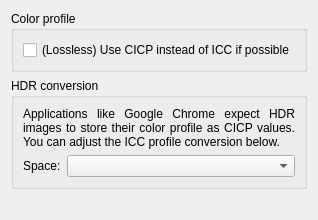
     <widget class="QWidget" name="tab">
      <attribute name="title">
       <string>Conversion settings</string>
      </attribute>
      <layout class="QVBoxLayout" name="verticalLayout_5">
       <item>
        <widget class="QGroupBox" name="colorProfileGrp">
         <property name="title">
          <string>Color profile</string>
         </property>
         <layout class="QFormLayout" name="formLayout_2">
          <item row="0" column="0">
           <widget class="QCheckBox" name="forceCicpLossless">
            <property name="toolTip">
             <string>&lt;html&gt;&lt;head/&gt;&lt;body&gt;&lt;p&gt;Use CICP if ICC profile is convertible to CICP on lossless, otherwise keep using ICC. Useful to make filesize even smaller (eg. for web delivery).&lt;/p&gt;&lt;/body&gt;&lt;/html&gt;</string>
            </property>
            <property name="text">
             <string>(Lossless) Use CICP instead of ICC if possible</string>
            </property>
           </widget>
          </item>
         </layout>
        </widget>
       </item>
       <item>
        <widget class="QGroupBox" name="hdrConversionGrp">
         <property name="title">
          <string>HDR conversion</string>
         </property>
         <layout class="QFormLayout" name="formLayout">
          <item row="0" column="0" colspan="2">
           <widget class="QLabel" name="explanationLabel">
            <property name="text">
             <string>Applications like Google Chrome expect HDR images to store their color profile as CICP values. You can adjust the ICC profile conversion below.</string>
            </property>
            <property name="alignment">
             <set>Qt::AlignmentFlag::AlignJustify|Qt::AlignmentFlag::AlignVCenter</set>
            </property>
            <property name="wordWrap">
             <bool>true</bool>
            </property>
           </widget>
          </item>
          <item row="1" column="0">
           <widget class="QLabel" name="spaceLabel">
            <property name="text">
             <string>Space:</string>
            </property>
           </widget>
          </item>
          <item row="1" column="1">
           <widget class="QComboBox" name="cmbConversionPolicy"/>
          </item>
         </layout>
        </widget>
       </item>
       <item>
        <spacer name="verticalSpacer_2">
         <property name="orientation">
          <enum>Qt::Orientation::Vertical</enum>
         </property>
         <property name="sizeHint" stdset="0">
          <size>
           <width>20</width>
           <height>20</height>
          </size>
         </property>
        </spacer>
       </item>
      </layout>
     </widget>
